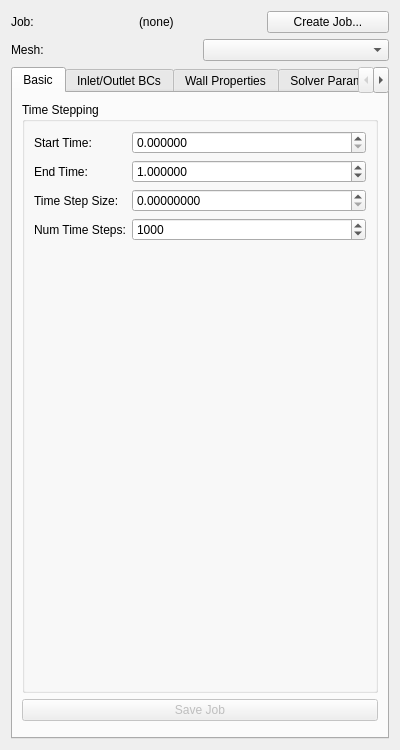
<?xml version="1.0" encoding="UTF-8"?>
<ui version="4.0">
 <class>xq_HemodynamicsView</class>
 <widget class="QWidget" name="xq_HemodynamicsView">
  <property name="geometry">
   <rect><x>0</x><y>0</y><width>400</width><height>750</height></rect>
  </property>
  <layout class="QVBoxLayout" name="mainLayout">
   <!-- Job and mesh selector -->
   <item>
    <layout class="QHBoxLayout" name="jobLayout">
     <item>
      <widget class="QLabel" name="lblJobNameLabel">
       <property name="text"><string>Job:</string></property>
      </widget>
     </item>
     <item>
      <widget class="QLabel" name="lblJobName">
       <property name="text"><string>(none)</string></property>
      </widget>
     </item>
     <item>
      <widget class="QPushButton" name="btnCreateJob">
       <property name="text"><string>Create Job...</string></property>
      </widget>
     </item>
    </layout>
   </item>

   <item>
    <layout class="QHBoxLayout" name="meshLayout">
     <item>
      <widget class="QLabel" name="lblMesh">
       <property name="text"><string>Mesh:</string></property>
      </widget>
     </item>
     <item>
      <widget class="QComboBox" name="comboMeshSelector"/>
     </item>
    </layout>
   </item>

   <!-- Tabs -->
   <item>
    <widget class="QTabWidget" name="tabWidget">

     <!-- Tab: Basic -->
     <widget class="QWidget" name="tabBasic">
      <attribute name="title"><string>Basic</string></attribute>
      <layout class="QVBoxLayout" name="basicLayout">
       <item>
        <widget class="QGroupBox" name="grpTimeStepping">
         <property name="title"><string>Time Stepping</string></property>
         <layout class="QFormLayout" name="timeLayout">
          <item row="0" column="0">
           <widget class="QLabel" name="lblStartTime">
            <property name="text"><string>Start Time:</string></property>
           </widget>
          </item>
          <item row="0" column="1">
           <widget class="QDoubleSpinBox" name="spinStartTime">
            <property name="minimum"><double>0.0</double></property>
            <property name="maximum"><double>1.0e+10</double></property>
            <property name="value"><double>0.0</double></property>
            <property name="decimals"><number>6</number></property>
            <property name="singleStep"><double>0.001</double></property>
           </widget>
          </item>
          <item row="1" column="0">
           <widget class="QLabel" name="lblEndTime">
            <property name="text"><string>End Time:</string></property>
           </widget>
          </item>
          <item row="1" column="1">
           <widget class="QDoubleSpinBox" name="spinEndTime">
            <property name="minimum"><double>0.0</double></property>
            <property name="maximum"><double>1.0e+10</double></property>
            <property name="value"><double>1.0</double></property>
            <property name="decimals"><number>6</number></property>
            <property name="singleStep"><double>0.001</double></property>
           </widget>
          </item>
          <item row="2" column="0">
           <widget class="QLabel" name="lblTimeStepSize">
            <property name="text"><string>Time Step Size:</string></property>
           </widget>
          </item>
          <item row="2" column="1">
           <widget class="QDoubleSpinBox" name="spinTimeStepSize">
            <property name="minimum"><double>1.0e-12</double></property>
            <property name="maximum"><double>1.0e+6</double></property>
            <property name="value"><double>0.001</double></property>
            <property name="decimals"><number>8</number></property>
            <property name="singleStep"><double>0.0001</double></property>
           </widget>
          </item>
          <item row="3" column="0">
           <widget class="QLabel" name="lblNumTimeSteps">
            <property name="text"><string>Num Time Steps:</string></property>
           </widget>
          </item>
          <item row="3" column="1">
           <widget class="QSpinBox" name="spinNumTimeSteps">
            <property name="minimum"><number>1</number></property>
            <property name="maximum"><number>1000000000</number></property>
            <property name="value"><number>1000</number></property>
           </widget>
          </item>
         </layout>
        </widget>
       </item>
       <item>
        <widget class="QPushButton" name="btnSaveJob">
         <property name="text"><string>Save Job</string></property>
         <property name="enabled"><bool>false</bool></property>
        </widget>
       </item>
       <item>
        <spacer name="basicSpacer">
         <property name="orientation"><enum>Qt::Vertical</enum></property>
        </spacer>
       </item>
      </layout>
     </widget>

     <!-- Tab: Inlet/Outlet BCs -->
     <widget class="QWidget" name="tabBCs">
      <attribute name="title"><string>Inlet/Outlet BCs</string></attribute>
      <layout class="QVBoxLayout" name="bcLayout">
       <item>
        <widget class="QTableWidget" name="tableBCs">
         <property name="minimumHeight"><number>200</number></property>
         <property name="selectionMode">
          <enum>QAbstractItemView::SingleSelection</enum>
         </property>
        </widget>
       </item>
       <item>
        <layout class="QHBoxLayout" name="bcBtnLayout">
         <item>
          <widget class="QPushButton" name="btnAddBC">
           <property name="text"><string>Add BC</string></property>
          </widget>
         </item>
         <item>
          <widget class="QPushButton" name="btnRemoveBC">
           <property name="text"><string>Remove BC</string></property>
          </widget>
         </item>
         <item>
          <spacer name="bcBtnSpacer">
           <property name="orientation"><enum>Qt::Horizontal</enum></property>
          </spacer>
         </item>
        </layout>
       </item>
       <item>
        <spacer name="bcSpacer">
         <property name="orientation"><enum>Qt::Vertical</enum></property>
        </spacer>
       </item>
      </layout>
     </widget>

     <!-- Tab: Wall Properties -->
     <widget class="QWidget" name="tabWall">
      <attribute name="title"><string>Wall Properties</string></attribute>
      <layout class="QVBoxLayout" name="wallLayout">
       <item>
        <layout class="QHBoxLayout" name="wallTypeLayout">
         <item>
          <widget class="QLabel" name="lblWallType">
           <property name="text"><string>Wall Type:</string></property>
          </widget>
         </item>
         <item>
          <widget class="QComboBox" name="comboWallType">
           <item><property name="text"><string>Rigid</string></property></item>
           <item><property name="text"><string>Deformable</string></property></item>
          </widget>
         </item>
        </layout>
       </item>
       <item>
        <widget class="QGroupBox" name="grpDeformable">
         <property name="title"><string>Deformable Wall Properties</string></property>
         <layout class="QFormLayout" name="deformLayout">
          <item row="0" column="0">
           <widget class="QLabel" name="lblThickness">
            <property name="text"><string>Thickness:</string></property>
           </widget>
          </item>
          <item row="0" column="1">
           <widget class="QDoubleSpinBox" name="spinWallThickness">
            <property name="minimum"><double>0.0</double></property>
            <property name="maximum"><double>100.0</double></property>
            <property name="value"><double>0.5</double></property>
            <property name="decimals"><number>4</number></property>
            <property name="singleStep"><double>0.01</double></property>
           </widget>
          </item>
          <item row="1" column="0">
           <widget class="QLabel" name="lblElasticMod">
            <property name="text"><string>Elastic Modulus:</string></property>
           </widget>
          </item>
          <item row="1" column="1">
           <widget class="QDoubleSpinBox" name="spinElasticModulus">
            <property name="minimum"><double>0.0</double></property>
            <property name="maximum"><double>1.0e+12</double></property>
            <property name="value"><double>4.0e+6</double></property>
            <property name="decimals"><number>2</number></property>
            <property name="singleStep"><double>1000.0</double></property>
           </widget>
          </item>
          <item row="2" column="0">
           <widget class="QLabel" name="lblPoisson">
            <property name="text"><string>Poisson Ratio:</string></property>
           </widget>
          </item>
          <item row="2" column="1">
           <widget class="QDoubleSpinBox" name="spinPoissonRatio">
            <property name="minimum"><double>0.0</double></property>
            <property name="maximum"><double>0.5</double></property>
            <property name="value"><double>0.5</double></property>
            <property name="decimals"><number>4</number></property>
            <property name="singleStep"><double>0.01</double></property>
           </widget>
          </item>
         </layout>
        </widget>
       </item>
       <item>
        <widget class="QCheckBox" name="chkVariableWall">
         <property name="text"><string>Variable Wall Properties</string></property>
        </widget>
       </item>
       <item>
        <spacer name="wallSpacer">
         <property name="orientation"><enum>Qt::Vertical</enum></property>
        </spacer>
       </item>
      </layout>
     </widget>

     <!-- Tab: Solver Parameters -->
     <widget class="QWidget" name="tabSolver">
      <attribute name="title"><string>Solver Parameters</string></attribute>
      <layout class="QVBoxLayout" name="solverLayout">
       <item>
        <layout class="QHBoxLayout" name="presetLayout">
         <item>
          <widget class="QLabel" name="lblPreset">
           <property name="text"><string>Preset:</string></property>
          </widget>
         </item>
         <item>
          <widget class="QComboBox" name="comboSolverPreset">
           <item><property name="text"><string>Custom</string></property></item>
           <item><property name="text"><string>Steady Flow</string></property></item>
           <item><property name="text"><string>Pulsatile Flow</string></property></item>
           <item><property name="text"><string>Deformable Wall</string></property></item>
           <item><property name="text"><string>High Accuracy</string></property></item>
          </widget>
         </item>
         <item>
          <widget class="QPushButton" name="btnApplyPreset">
           <property name="text"><string>Apply Preset</string></property>
          </widget>
         </item>
        </layout>
       </item>
       <item>
        <widget class="QGroupBox" name="grpSolverParams">
         <property name="title"><string>Solver Settings</string></property>
         <layout class="QFormLayout" name="solverFormLayout">
          <item row="0" column="0">
           <widget class="QLabel" name="lblResidualTol">
            <property name="text"><string>Residual Tolerance:</string></property>
           </widget>
          </item>
          <item row="0" column="1">
           <widget class="QDoubleSpinBox" name="spinResidualTol">
            <property name="minimum"><double>1.0e-15</double></property>
            <property name="maximum"><double>1.0</double></property>
            <property name="value"><double>0.001</double></property>
            <property name="decimals"><number>10</number></property>
            <property name="singleStep"><double>0.0001</double></property>
           </widget>
          </item>
          <item row="1" column="0">
           <widget class="QLabel" name="lblStepConstruction">
            <property name="text"><string>Step Construction:</string></property>
           </widget>
          </item>
          <item row="1" column="1">
           <widget class="QComboBox" name="comboStepConstruction">
            <item><property name="text"><string>0 1 0 1</string></property></item>
            <item><property name="text"><string>0 1 0 1 0 1</string></property></item>
            <item><property name="text"><string>0 1 0 1 0 1 0 1</string></property></item>
           </widget>
          </item>
          <item row="2" column="0">
           <widget class="QLabel" name="lblPressureCoupling">
            <property name="text"><string>Pressure Coupling:</string></property>
           </widget>
          </item>
          <item row="2" column="1">
           <widget class="QComboBox" name="comboPressureCoupling">
            <item><property name="text"><string>Implicit</string></property></item>
            <item><property name="text"><string>Explicit</string></property></item>
           </widget>
          </item>
          <item row="3" column="0">
           <widget class="QLabel" name="lblMaxIterations">
            <property name="text"><string>Max Iterations:</string></property>
           </widget>
          </item>
          <item row="3" column="1">
           <widget class="QSpinBox" name="spinMaxIterations">
            <property name="minimum"><number>1</number></property>
            <property name="maximum"><number>100000</number></property>
            <property name="value"><number>10</number></property>
           </widget>
          </item>
          <item row="4" column="0">
           <widget class="QLabel" name="lblStabilization">
            <property name="text"><string>Stabilization:</string></property>
           </widget>
          </item>
          <item row="4" column="1">
           <widget class="QCheckBox" name="chkStabilization">
            <property name="checked"><bool>true</bool></property>
           </widget>
          </item>
         </layout>
        </widget>
       </item>
       <item>
        <spacer name="solverSpacer">
         <property name="orientation"><enum>Qt::Vertical</enum></property>
        </spacer>
       </item>
      </layout>
     </widget>

     <!-- Tab: Run -->
     <widget class="QWidget" name="tabRun">
      <attribute name="title"><string>Run</string></attribute>
      <layout class="QVBoxLayout" name="runLayout">
       <item>
        <layout class="QHBoxLayout" name="procsLayout">
         <item>
          <widget class="QLabel" name="lblNumProcs">
           <property name="text"><string>Num Processors:</string></property>
          </widget>
         </item>
         <item>
          <widget class="QSpinBox" name="spinNumProcs">
           <property name="minimum"><number>1</number></property>
           <property name="maximum"><number>256</number></property>
           <property name="value"><number>1</number></property>
          </widget>
         </item>
        </layout>
       </item>
       <item>
        <layout class="QHBoxLayout" name="runBtnLayout">
         <item>
          <widget class="QPushButton" name="btnRunSim">
           <property name="text"><string>Run Simulation</string></property>
           <property name="enabled"><bool>false</bool></property>
          </widget>
         </item>
         <item>
          <widget class="QPushButton" name="btnStopSim">
           <property name="text"><string>Stop</string></property>
           <property name="enabled"><bool>false</bool></property>
          </widget>
         </item>
         <item>
          <widget class="QPushButton" name="btnExportResults">
           <property name="text"><string>Export Results...</string></property>
           <property name="enabled"><bool>false</bool></property>
          </widget>
         </item>
        </layout>
       </item>
       <item>
        <layout class="QHBoxLayout" name="exportBtnLayout">
         <item>
          <widget class="QPushButton" name="btnExportOnly">
           <property name="text"><string>Export Only</string></property>
           <property name="enabled"><bool>false</bool></property>
          </widget>
         </item>
         <item>
          <widget class="QPushButton" name="btnExportAndRun">
           <property name="text"><string>Export and Run</string></property>
           <property name="enabled"><bool>false</bool></property>
          </widget>
         </item>
         <item>
          <spacer name="exportBtnSpacer">
           <property name="orientation"><enum>Qt::Horizontal</enum></property>
          </spacer>
         </item>
        </layout>
       </item>
       <item>
        <widget class="QProgressBar" name="progressBar">
         <property name="value"><number>0</number></property>
        </widget>
       </item>
       <item>
        <widget class="QTextEdit" name="textLog">
         <property name="readOnly"><bool>true</bool></property>
         <property name="minimumHeight"><number>150</number></property>
        </widget>
       </item>
      </layout>
     </widget>

     <!-- Tab: Results -->
     <widget class="QWidget" name="tabResults">
      <attribute name="title"><string>Results</string></attribute>
      <layout class="QVBoxLayout" name="resultsLayout">
       <item>
        <layout class="QHBoxLayout" name="resultFieldLayout">
         <item>
          <widget class="QLabel" name="lblResultField">
           <property name="text"><string>Result Field:</string></property>
          </widget>
         </item>
         <item>
          <widget class="QComboBox" name="comboResultField">
           <item><property name="text"><string>Pressure</string></property></item>
           <item><property name="text"><string>Velocity Magnitude</string></property></item>
           <item><property name="text"><string>Wall Shear Stress</string></property></item>
           <item><property name="text"><string>Vorticity</string></property></item>
           <item><property name="text"><string>Oscillatory Shear Index</string></property></item>
          </widget>
         </item>
        </layout>
       </item>
       <item>
        <widget class="QGroupBox" name="grpRange">
         <property name="title"><string>Scalar Range</string></property>
         <layout class="QFormLayout" name="rangeLayout">
          <item row="0" column="0">
           <widget class="QLabel" name="lblResultMin">
            <property name="text"><string>Range Min:</string></property>
           </widget>
          </item>
          <item row="0" column="1">
           <widget class="QDoubleSpinBox" name="spinResultMin">
            <property name="minimum"><double>-1.0e+12</double></property>
            <property name="maximum"><double>1.0e+12</double></property>
            <property name="value"><double>0.0</double></property>
            <property name="decimals"><number>2</number></property>
           </widget>
          </item>
          <item row="1" column="0">
           <widget class="QLabel" name="lblResultMax">
            <property name="text"><string>Range Max:</string></property>
           </widget>
          </item>
          <item row="1" column="1">
           <widget class="QDoubleSpinBox" name="spinResultMax">
            <property name="minimum"><double>-1.0e+12</double></property>
            <property name="maximum"><double>1.0e+12</double></property>
            <property name="value"><double>100.0</double></property>
            <property name="decimals"><number>2</number></property>
           </widget>
          </item>
          <item row="2" column="0" colspan="2">
           <widget class="QCheckBox" name="chkAutoRange">
            <property name="text"><string>Auto Range</string></property>
            <property name="checked"><bool>true</bool></property>
           </widget>
          </item>
         </layout>
        </widget>
       </item>
       <item>
        <layout class="QHBoxLayout" name="colorMapLayout">
         <item>
          <widget class="QLabel" name="lblColorMap">
           <property name="text"><string>Color Map:</string></property>
          </widget>
         </item>
         <item>
          <widget class="QComboBox" name="comboColorMap">
           <item><property name="text"><string>Rainbow</string></property></item>
           <item><property name="text"><string>Cool-Warm</string></property></item>
           <item><property name="text"><string>Grayscale</string></property></item>
           <item><property name="text"><string>Red-Blue</string></property></item>
           <item><property name="text"><string>Viridis</string></property></item>
          </widget>
         </item>
        </layout>
       </item>
       <item>
        <widget class="QPushButton" name="btnApplyColorMap">
         <property name="text"><string>Apply Color Map</string></property>
        </widget>
       </item>
       <item>
        <widget class="QPushButton" name="btnShowLegend">
         <property name="text"><string>Show/Hide Legend</string></property>
         <property name="checkable"><bool>true</bool></property>
        </widget>
       </item>
       <item>
        <layout class="QHBoxLayout" name="timeStepLayout">
         <item>
          <widget class="QLabel" name="lblTimeStep">
           <property name="text"><string>Time Step:</string></property>
          </widget>
         </item>
         <item>
          <widget class="QSpinBox" name="spinTimeStep">
           <property name="minimum"><number>0</number></property>
           <property name="maximum"><number>10000</number></property>
           <property name="value"><number>0</number></property>
          </widget>
         </item>
        </layout>
       </item>
       <item>
        <widget class="QPushButton" name="btnAnimateResults">
         <property name="text"><string>Animate</string></property>
         <property name="checkable"><bool>true</bool></property>
        </widget>
       </item>
       <item>
        <widget class="QTextEdit" name="textResultSummary">
         <property name="readOnly"><bool>true</bool></property>
         <property name="maximumSize">
          <size><width>16777215</width><height>100</height></size>
         </property>
        </widget>
       </item>
       <item>
        <spacer name="resultsSpacer">
         <property name="orientation"><enum>Qt::Vertical</enum></property>
        </spacer>
       </item>
      </layout>
     </widget>

    </widget>
   </item>
  </layout>
 </widget>
</ui>
